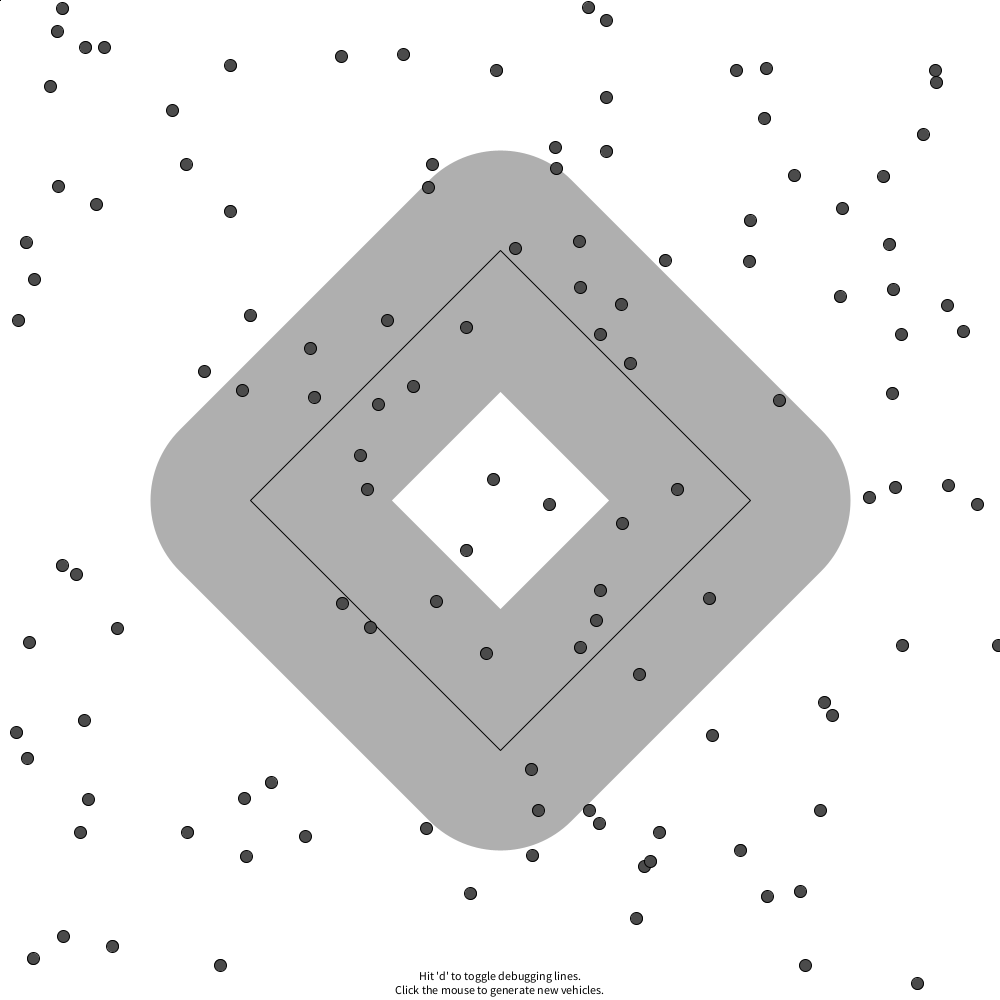
Frame 1 (no input)
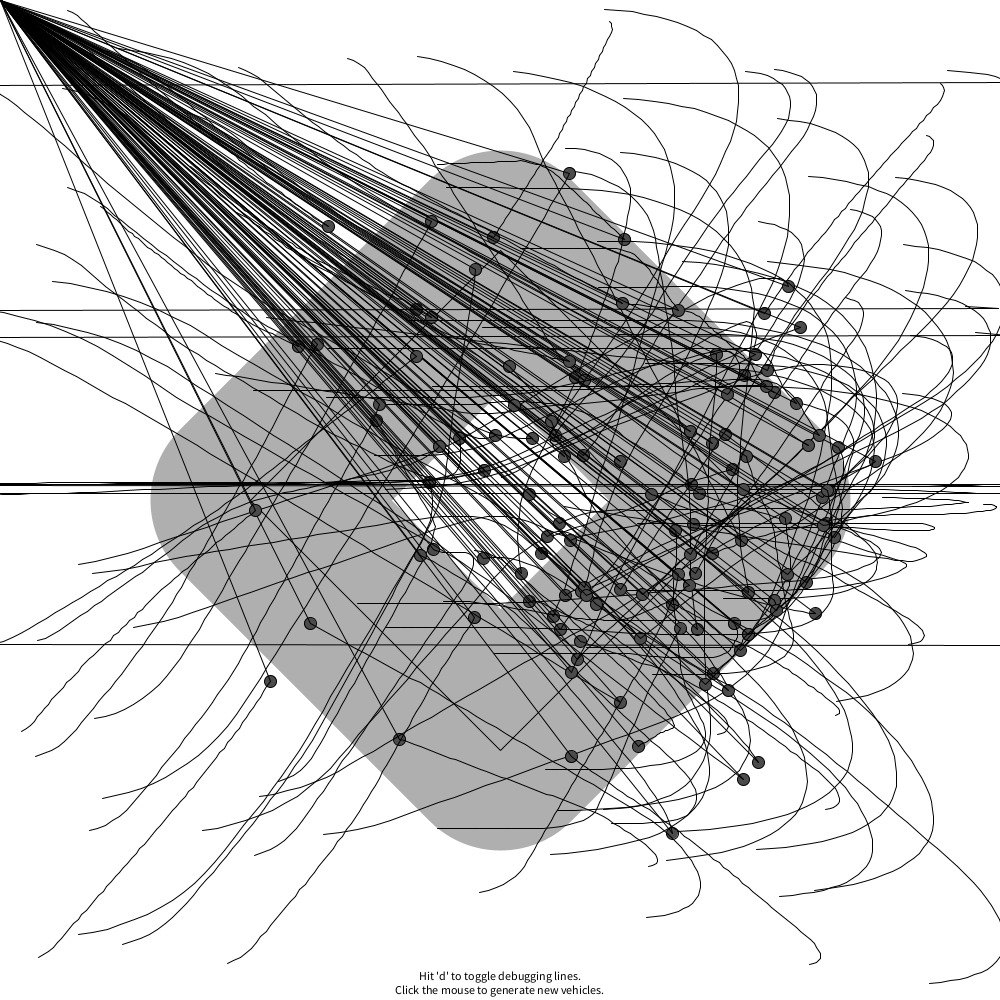
Frame 60 (the mouse pressed at the canvas centre just before this capture)
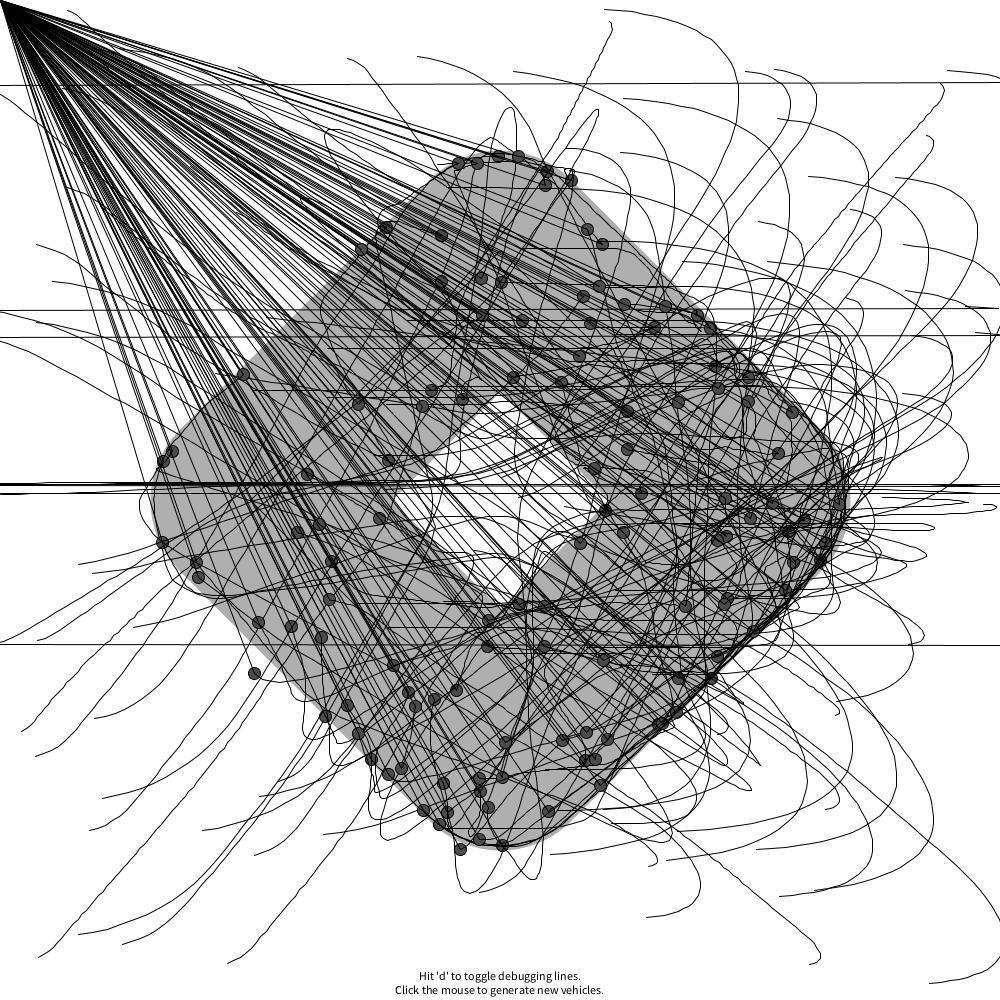
Frame 120 (the mouse held since frame 60 and released just before this capture)

The Processing sketch that drew these frames (run headless with seeded random() and noise(); from frame 60 on, the mouse is pressed at the canvas centre):

// Processing sketch: CrowdPathFollowingTrail
// ── CrowdPathFollowingTrail.pde
// Troy Nachtigall TUe
//BAsed upon:
// The Nature of Code
// Daniel Shiffman
// http://natureofcode.com

// Crowd Path Following
// Via Reynolds: http://www.red3d.com/cwr/steer/CrowdPath.html

// Using this variable to decide whether to draw all the stuff
boolean debug = false;


// A path object (series of connected points)
Path path;

// Two vehicles
ArrayList<Vehicle> vehicles;

void setup() {
  size(1000,1000);
  // Call a function to generate new Path object
  newPath();

  // We are now making random vehicles and storing them in an ArrayList
  vehicles = new ArrayList<Vehicle>();
  for (int i = 0; i < 120; i++) {
    newVehicle(random(width),random(height));
  }
}

void draw() {
  background(255);
  // Display the path
  path.display();

  for (Vehicle v : vehicles) {
    // Path following and separation are worked on in this function
    v.applyBehaviors(vehicles,path);
    // Call the generic run method (update, borders, display, etc.)
    v.run();
  }

  // Instructions
  fill(0);
  textAlign(CENTER);
  text("Hit 'd' to toggle debugging lines.\nClick the mouse to generate new vehicles.",width/2,height-20);
}

void newPath() {
  // A path is a series of connected points
  // A more sophisticated path might be a curve
  path = new Path();
  float offset = 30;
   path.addPoint(width/2, height/4);
  path.addPoint(width/4*3,height/2);
  path.addPoint(width/2,height/4*3);
  path.addPoint(width/4, height/2);
  path.addPoint(width/2, height/4);
}

void newVehicle(float x, float y) {
  float maxspeed = random(4,20);
  float maxforce = 0.3;
  vehicles.add(new Vehicle(new PVector(x,y),maxspeed,maxforce));
}

void keyPressed() {
  if (key == 'd') {
    debug = !debug;
  }
}

void mousePressed() {
  newVehicle(mouseX,mouseY);
}




// ── Path.pde
// The Nature of Code
// Daniel Shiffman
// http://natureofcode.com

// Path Following

class Path {

  // A Path is an arraylist of points (PVector objects)
  ArrayList<PVector> points;
  // A path has a radius, i.e how far is it ok for the boid to wander off
  float radius;

  Path() {
    // Arbitrary radius of 20
    radius = 100;
    points = new ArrayList<PVector>();
  }

  // Add a point to the path
  void addPoint(float x, float y) {
    PVector point = new PVector(x, y);
    points.add(point);
  }

  // Draw the path
  void display() {
    strokeJoin(ROUND);
    
    // Draw thick line for radius
    stroke(175);
    strokeWeight(radius*2);
    noFill();
    beginShape();
    for (PVector v : points) {
      vertex(v.x, v.y);
    }
    endShape(CLOSE);
    // Draw thin line for center of path
    stroke(0);
    strokeWeight(1);
    noFill();
    beginShape();
    for (PVector v : points) {
      vertex(v.x, v.y);
    }
    endShape(CLOSE);
  }
}




// ── Vehicle.pde
// The Nature of Code
// Daniel Shiffman
// http://natureofcode.com

// Path Following
// Vehicle class

class Vehicle {

  // All the usual stuff
  PVector position;
  PVector velocity;
  PVector acceleration;
  float r;
  float maxforce;    // Maximum steering force
  float maxspeed;    // Maximum speed
  float [] pathx = new float[1000];
  float [] pathy = new float[1000];
  int tail =0;
  // Constructor initialize all values
  Vehicle( PVector l, float ms, float mf) {
    position = l.get();
    r = 12;
    maxspeed = ms;
    maxforce = mf;
    acceleration = new PVector(0, 0);
    velocity = new PVector(maxspeed, 0);
  }

  // A function to deal with path following and separation
  void applyBehaviors(ArrayList vehicles, Path path) {
    // Follow path force
    PVector f = follow(path);
    // Separate from other boids force
    PVector s = separate(vehicles);
    // Arbitrary weighting
    f.mult(3);
    s.mult(1);
    // Accumulate in acceleration
    applyForce(f);
    applyForce(s);
  }

  void applyForce(PVector force) {
    // We could add mass here if we want A = F / M
    acceleration.add(force);
  }



  // Main "run" function
  public void run() {
    update();
    borders();
    render();
  }


  // This function implements Craig Reynolds' path following algorithm
  // http://www.red3d.com/cwr/steer/PathFollow.html
  PVector follow(Path p) {

    // Predict position 25 (arbitrary choice) frames ahead
    PVector predict = velocity.get();
    predict.normalize();
    predict.mult(25);
    PVector predictpos = PVector.add(position, predict);

    // Now we must find the normal to the path from the predicted position
    // We look at the normal for each line segment and pick out the closest one
    PVector normal = null;
    PVector target = null;
    float worldRecord = 1000000;  // Start with a very high worldRecord distance that can easily be beaten

    // Loop through all points of the path
    for (int i = 0; i < p.points.size (); i++) {

      // Look at a line segment
      PVector a = p.points.get(i);
      PVector b = p.points.get((i+1)%p.points.size()); // Note Path has to wraparound

      // Get the normal point to that line
      PVector normalPoint = getNormalPoint(predictpos, a, b);

      // Check if normal is on line segment
      PVector dir = PVector.sub(b, a);
      // If it's not within the line segment, consider the normal to just be the end of the line segment (point b)
      //if (da + db > line.mag()+1) {
      if (normalPoint.x < min(a.x, b.x) || normalPoint.x > max(a.x, b.x) || normalPoint.y < min(a.y, b.y) || normalPoint.y > max(a.y, b.y)) {
        normalPoint = b.get();
        // If we're at the end we really want the next line segment for looking ahead
        a = p.points.get((i+1)%p.points.size());
        b = p.points.get((i+2)%p.points.size());  // Path wraps around
        dir = PVector.sub(b, a);
      }

      // How far away are we from the path?
      float d = PVector.dist(predictpos, normalPoint);
      // Did we beat the worldRecord and find the closest line segment?
      if (d < worldRecord) {
        worldRecord = d;
        normal = normalPoint;

        // Look at the direction of the line segment so we can seek a little bit ahead of the normal
        dir.normalize();
        // This is an oversimplification
        // Should be based on distance to path & velocity
        dir.mult(25);
        target = normal.get();
        target.add(dir);
      }
    }

    // Draw the debugging stuff
    if (debug) {
      // Draw predicted future position
      stroke(0);
      fill(0);
      line(position.x, position.y, predictpos.x, predictpos.y);
      ellipse(predictpos.x, predictpos.y, 4, 4);

      // Draw normal position
      stroke(0);
      fill(0);
      ellipse(normal.x, normal.y, 4, 4);
      // Draw actual target (red if steering towards it)
      line(predictpos.x, predictpos.y, target.x, target.y);
      if (worldRecord > p.radius) fill(255, 0, 0);
      noStroke();
      ellipse(target.x, target.y, 8, 8);
    }

    // Only if the distance is greater than the path's radius do we bother to steer
    if (worldRecord > p.radius) {
      return seek(target);
    } else {
      return new PVector(0, 0);
    }
  }


  // A function to get the normal point from a point (p) to a line segment (a-b)
  // This function could be optimized to make fewer new Vector objects
  PVector getNormalPoint(PVector p, PVector a, PVector b) {
    // Vector from a to p
    PVector ap = PVector.sub(p, a);
    // Vector from a to b
    PVector ab = PVector.sub(b, a);
    ab.normalize(); // Normalize the line
    // Project vector "diff" onto line by using the dot product
    ab.mult(ap.dot(ab));
    PVector normalPoint = PVector.add(a, ab);
    return normalPoint;
  }

  // Separation
  // Method checks for nearby boids and steers away
  PVector separate (ArrayList boids) {
    float desiredseparation = r*2;
    PVector steer = new PVector(0, 0, 0);
    int count = 0;
    // For every boid in the system, check if it's too close
    for (int i = 0; i < boids.size (); i++) {
      Vehicle other = (Vehicle) boids.get(i);
      float d = PVector.dist(position, other.position);
      // If the distance is greater than 0 and less than an arbitrary amount (0 when you are yourself)
      if ((d > 0) && (d < desiredseparation)) {
        // Calculate vector pointing away from neighbor
        PVector diff = PVector.sub(position, other.position);
        diff.normalize();
        diff.div(d);        // Weight by distance
        steer.add(diff);
        count++;            // Keep track of how many
      }
    }
    // Average -- divide by how many
    if (count > 0) {
      steer.div((float)count);
    }

    // As long as the vector is greater than 0
    if (steer.mag() > 0) {
      // Implement Reynolds: Steering = Desired - Velocity
      steer.normalize();
      steer.mult(maxspeed);
      steer.sub(velocity);
      steer.limit(maxforce);
    }
    return steer;
  }
  void trail() {
    pathx [tail] = position.x;
    pathy [tail] = position.y;
    tail++;
    if (tail>999) {
      tail=0;
    }  
    //if (tail>1) {
    for (int j = 2; j < 1000; j++) {
      if (pathx [0]!=0) {
        line(pathx[j], pathy[j], pathx[j-1], pathy[j-1]);
      }
    }
  }
  // Method to update position
  void update() {
    // Update velocity
    velocity.add(acceleration);
    // Limit speed
    velocity.limit(maxspeed);
    position.add(velocity);
    // Reset accelertion to 0 each cycle
    acceleration.mult(0);
  }

  // A method that calculates and applies a steering force towards a target
  // STEER = DESIRED MINUS VELOCITY
  PVector seek(PVector target) {
    PVector desired = PVector.sub(target, position);  // A vector pointing from the position to the target

    // Normalize desired and scale to maximum speed
    desired.normalize();
    desired.mult(maxspeed);
    // Steering = Desired minus Vepositionity
    PVector steer = PVector.sub(desired, velocity);
    steer.limit(maxforce);  // Limit to maximum steering force

      return steer;
  }


  void render() {
    // Simpler boid is just a circle
    fill(75);
    stroke(0);
    pushMatrix();
    translate(position.x, position.y);
    ellipse(0, 0, r, r);
    popMatrix();
    trail();
  }

  // Wraparound
  void borders() {
    if (position.x < -r) position.x = width+r;
    //if (position.y < -r) position.y = height+r;
    if (position.x > width+r) position.x = -r;
    //if (position.y > height+r) position.y = -r;
  }
}
